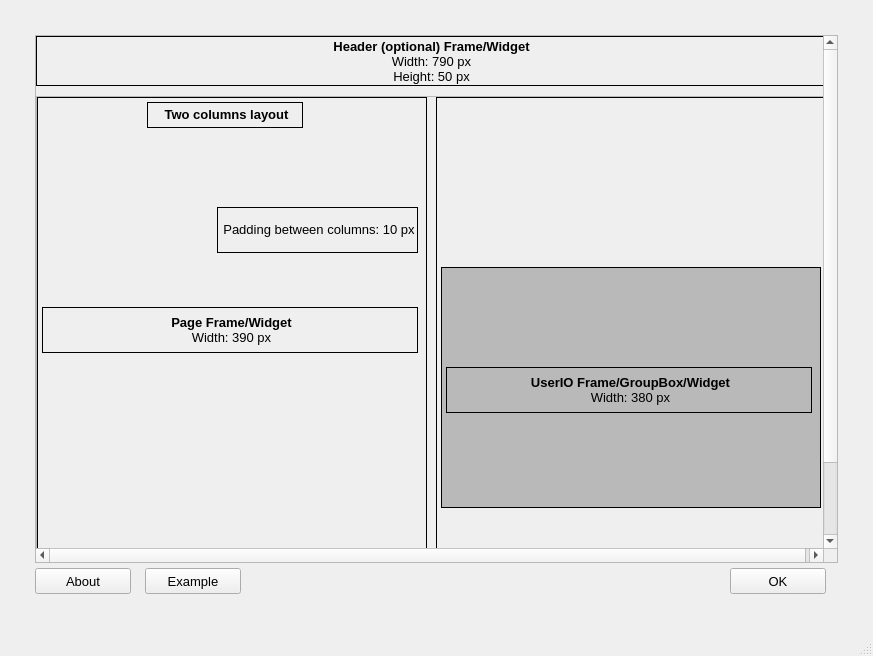
<?xml version="1.0" encoding="UTF-8"?>
<ui version="4.0">
 <class>MainWindow</class>
 <widget class="QMainWindow" name="MainWindow">
  <property name="geometry">
   <rect>
    <x>0</x>
    <y>0</y>
    <width>873</width>
    <height>656</height>
   </rect>
  </property>
  <property name="windowTitle">
   <string>MainWindow</string>
  </property>
  <widget class="QWidget" name="centralwidget">
   <layout class="QGridLayout" name="gridLayout">
    <property name="leftMargin">
     <number>35</number>
    </property>
    <property name="topMargin">
     <number>35</number>
    </property>
    <property name="rightMargin">
     <number>35</number>
    </property>
    <property name="bottomMargin">
     <number>35</number>
    </property>
    <property name="spacing">
     <number>0</number>
    </property>
    <item row="0" column="0">
     <widget class="QScrollArea" name="scrollArea">
      <property name="minimumSize">
       <size>
        <width>803</width>
        <height>501</height>
       </size>
      </property>
      <property name="maximumSize">
       <size>
        <width>803</width>
        <height>16777215</height>
       </size>
      </property>
      <property name="styleSheet">
       <string notr="true"/>
      </property>
      <property name="verticalScrollBarPolicy">
       <enum>Qt::ScrollBarAsNeeded</enum>
      </property>
      <property name="widgetResizable">
       <bool>true</bool>
      </property>
      <widget class="QWidget" name="scrollAreaWidgetContents">
       <property name="geometry">
        <rect>
         <x>0</x>
         <y>0</y>
         <width>801</width>
         <height>601</height>
        </rect>
       </property>
       <property name="minimumSize">
        <size>
         <width>791</width>
         <height>601</height>
        </size>
       </property>
       <property name="maximumSize">
        <size>
         <width>16777215</width>
         <height>601</height>
        </size>
       </property>
       <layout class="QVBoxLayout" name="verticalLayout_2">
        <property name="spacing">
         <number>0</number>
        </property>
        <property name="leftMargin">
         <number>0</number>
        </property>
        <property name="topMargin">
         <number>0</number>
        </property>
        <property name="rightMargin">
         <number>0</number>
        </property>
        <property name="bottomMargin">
         <number>0</number>
        </property>
        <item>
         <layout class="QVBoxLayout" name="verticalLayout">
          <property name="spacing">
           <number>10</number>
          </property>
          <item>
           <widget class="QWidget" name="widget" native="true">
            <property name="minimumSize">
             <size>
              <width>790</width>
              <height>50</height>
             </size>
            </property>
            <property name="maximumSize">
             <size>
              <width>790</width>
              <height>50</height>
             </size>
            </property>
            <property name="styleSheet">
             <string notr="true">QWidget{border: 1px solid black;}</string>
            </property>
            <widget class="QLabel" name="label_header">
             <property name="geometry">
              <rect>
               <x>270</x>
               <y>0</y>
               <width>251</width>
               <height>51</height>
              </rect>
             </property>
             <property name="minimumSize">
              <size>
               <width>0</width>
               <height>0</height>
              </size>
             </property>
             <property name="maximumSize">
              <size>
               <width>99999</width>
               <height>99999</height>
              </size>
             </property>
             <property name="styleSheet">
              <string notr="true">QLabel{border: 0px solid black;}</string>
             </property>
             <property name="text">
              <string>&lt;html&gt;&lt;head/&gt;&lt;body&gt;&lt;p&gt;&lt;span style=&quot; font-size:10pt; font-weight:600;&quot;&gt;Header (optional) Frame/Widget&lt;/span&gt;&lt;span style=&quot; font-size:10pt;&quot;&gt;&lt;br/&gt;Width: 790 px&lt;br/&gt;Height: 50 px&lt;/span&gt;&lt;/p&gt;&lt;/body&gt;&lt;/html&gt;</string>
             </property>
             <property name="alignment">
              <set>Qt::AlignCenter</set>
             </property>
            </widget>
           </widget>
          </item>
          <item>
           <widget class="QFrame" name="frame_content">
            <property name="minimumSize">
             <size>
              <width>791</width>
              <height>540</height>
             </size>
            </property>
            <property name="maximumSize">
             <size>
              <width>791</width>
              <height>540</height>
             </size>
            </property>
            <property name="frameShape">
             <enum>QFrame::StyledPanel</enum>
            </property>
            <property name="frameShadow">
             <enum>QFrame::Raised</enum>
            </property>
            <layout class="QGridLayout" name="gridLayout_2">
             <property name="leftMargin">
              <number>0</number>
             </property>
             <property name="topMargin">
              <number>0</number>
             </property>
             <property name="rightMargin">
              <number>0</number>
             </property>
             <property name="bottomMargin">
              <number>0</number>
             </property>
             <property name="spacing">
              <number>0</number>
             </property>
             <item row="1" column="3">
              <widget class="QFrame" name="frame">
               <property name="minimumSize">
                <size>
                 <width>390</width>
                 <height>540</height>
                </size>
               </property>
               <property name="maximumSize">
                <size>
                 <width>390</width>
                 <height>540</height>
                </size>
               </property>
               <property name="styleSheet">
                <string notr="true">QFrame{border:1px solid rgb(0, 0, 0);}QLabel{border: 0px solid rbg(0,0,0,0);}</string>
               </property>
               <property name="frameShape">
                <enum>QFrame::StyledPanel</enum>
               </property>
               <property name="frameShadow">
                <enum>QFrame::Raised</enum>
               </property>
               <widget class="QFrame" name="frame_3">
                <property name="geometry">
                 <rect>
                  <x>5</x>
                  <y>170</y>
                  <width>380</width>
                  <height>241</height>
                 </rect>
                </property>
                <property name="styleSheet">
                 <string notr="true">background-color: rgb(185, 185, 185);</string>
                </property>
                <property name="frameShape">
                 <enum>QFrame::StyledPanel</enum>
                </property>
                <property name="frameShadow">
                 <enum>QFrame::Raised</enum>
                </property>
                <widget class="QLabel" name="label_5">
                 <property name="geometry">
                  <rect>
                   <x>5</x>
                   <y>100</y>
                   <width>366</width>
                   <height>46</height>
                  </rect>
                 </property>
                 <property name="text">
                  <string>&lt;html&gt;&lt;head/&gt;&lt;body&gt;&lt;p align=&quot;center&quot;&gt;&lt;span style=&quot; font-size:10pt; font-weight:600;&quot;&gt;UserIO Frame/GroupBox/Widget&lt;br/&gt;&lt;/span&gt;&lt;span style=&quot; font-size:10pt;&quot;&gt;Width: 380 px&lt;/span&gt;&lt;/p&gt;&lt;/body&gt;&lt;/html&gt;</string>
                 </property>
                </widget>
               </widget>
               <widget class="QLabel" name="label_7">
                <property name="geometry">
                 <rect>
                  <x>115</x>
                  <y>570</y>
                  <width>156</width>
                  <height>26</height>
                 </rect>
                </property>
                <property name="text">
                 <string>&lt;html&gt;&lt;head/&gt;&lt;body&gt;&lt;p align=&quot;center&quot;&gt;&lt;span style=&quot; font-size:10pt;&quot;&gt;Extended area&lt;/span&gt;&lt;/p&gt;&lt;/body&gt;&lt;/html&gt;</string>
                </property>
               </widget>
              </widget>
             </item>
             <item row="1" column="1">
              <widget class="QFrame" name="frame_2">
               <property name="minimumSize">
                <size>
                 <width>390</width>
                 <height>540</height>
                </size>
               </property>
               <property name="maximumSize">
                <size>
                 <width>390</width>
                 <height>540</height>
                </size>
               </property>
               <property name="styleSheet">
                <string notr="true">QFrame{border:1px solid rgb(0, 0, 0);}QLabel{border: 0px solid rbg(0,0,0,0);}</string>
               </property>
               <property name="frameShape">
                <enum>QFrame::StyledPanel</enum>
               </property>
               <property name="frameShadow">
                <enum>QFrame::Raised</enum>
               </property>
               <widget class="QLabel" name="label_4">
                <property name="geometry">
                 <rect>
                  <x>110</x>
                  <y>5</y>
                  <width>156</width>
                  <height>26</height>
                 </rect>
                </property>
                <property name="text">
                 <string>&lt;html&gt;&lt;head/&gt;&lt;body&gt;&lt;p align=&quot;center&quot;&gt;&lt;span style=&quot; font-size:10pt; font-weight:600;&quot;&gt;Two columns layout&lt;/span&gt;&lt;/p&gt;&lt;/body&gt;&lt;/html&gt;</string>
                </property>
               </widget>
               <widget class="QLabel" name="label_2">
                <property name="geometry">
                 <rect>
                  <x>5</x>
                  <y>210</y>
                  <width>376</width>
                  <height>46</height>
                 </rect>
                </property>
                <property name="text">
                 <string>&lt;html&gt;&lt;head/&gt;&lt;body&gt;&lt;p align=&quot;center&quot;&gt;&lt;span style=&quot; font-size:10pt; font-weight:600;&quot;&gt;Page Frame/Widget&lt;br/&gt;&lt;/span&gt;&lt;span style=&quot; font-size:10pt;&quot;&gt;Width: 390 px&lt;/span&gt;&lt;/p&gt;&lt;/body&gt;&lt;/html&gt;</string>
                </property>
               </widget>
               <widget class="QLabel" name="label_3">
                <property name="geometry">
                 <rect>
                  <x>180</x>
                  <y>110</y>
                  <width>201</width>
                  <height>46</height>
                 </rect>
                </property>
                <property name="text">
                 <string>&lt;html&gt;&lt;head/&gt;&lt;body&gt;&lt;p align=&quot;center&quot;&gt;&lt;span style=&quot; font-size:10pt;&quot;&gt;Padding between columns: 10 px&lt;/span&gt;&lt;/p&gt;&lt;/body&gt;&lt;/html&gt;</string>
                </property>
               </widget>
               <widget class="QLabel" name="label_6">
                <property name="geometry">
                 <rect>
                  <x>110</x>
                  <y>570</y>
                  <width>156</width>
                  <height>26</height>
                 </rect>
                </property>
                <property name="text">
                 <string>&lt;html&gt;&lt;head/&gt;&lt;body&gt;&lt;p align=&quot;center&quot;&gt;&lt;span style=&quot; font-size:10pt;&quot;&gt;Extended area&lt;/span&gt;&lt;/p&gt;&lt;/body&gt;&lt;/html&gt;</string>
                </property>
               </widget>
              </widget>
             </item>
             <item row="1" column="2">
              <spacer name="horizontalSpacer">
               <property name="orientation">
                <enum>Qt::Horizontal</enum>
               </property>
               <property name="sizeHint" stdset="0">
                <size>
                 <width>40</width>
                 <height>20</height>
                </size>
               </property>
              </spacer>
             </item>
            </layout>
           </widget>
          </item>
         </layout>
        </item>
       </layout>
      </widget>
     </widget>
    </item>
    <item row="1" column="0">
     <widget class="QWidget" name="widget_control" native="true">
      <property name="minimumSize">
       <size>
        <width>791</width>
        <height>36</height>
       </size>
      </property>
      <property name="maximumSize">
       <size>
        <width>791</width>
        <height>36</height>
       </size>
      </property>
      <widget class="QPushButton" name="pushButton_ok">
       <property name="geometry">
        <rect>
         <x>695</x>
         <y>5</y>
         <width>96</width>
         <height>26</height>
        </rect>
       </property>
       <property name="font">
        <font>
         <pointsize>10</pointsize>
        </font>
       </property>
       <property name="toolTip">
        <string>Click to calculate.</string>
       </property>
       <property name="statusTip">
        <string>Click to calculate.</string>
       </property>
       <property name="text">
        <string>OK</string>
       </property>
       <property name="autoDefault">
        <bool>true</bool>
       </property>
      </widget>
      <widget class="QPushButton" name="pushButton_example">
       <property name="geometry">
        <rect>
         <x>110</x>
         <y>5</y>
         <width>96</width>
         <height>26</height>
        </rect>
       </property>
       <property name="font">
        <font>
         <pointsize>10</pointsize>
        </font>
       </property>
       <property name="toolTip">
        <string>Click to show example input parameters.</string>
       </property>
       <property name="statusTip">
        <string>Click to show example input parameters.</string>
       </property>
       <property name="text">
        <string>Example</string>
       </property>
       <property name="autoDefault">
        <bool>true</bool>
       </property>
      </widget>
      <widget class="QPushButton" name="pushButton_about">
       <property name="geometry">
        <rect>
         <x>0</x>
         <y>5</y>
         <width>96</width>
         <height>26</height>
        </rect>
       </property>
       <property name="font">
        <font>
         <pointsize>10</pointsize>
        </font>
       </property>
       <property name="toolTip">
        <string>Click to show information about this tool.</string>
       </property>
       <property name="statusTip">
        <string>Click to show information about this tool.</string>
       </property>
       <property name="text">
        <string>About</string>
       </property>
      </widget>
     </widget>
    </item>
   </layout>
  </widget>
  <widget class="QMenuBar" name="menubar">
   <property name="geometry">
    <rect>
     <x>0</x>
     <y>0</y>
     <width>873</width>
     <height>22</height>
    </rect>
   </property>
  </widget>
  <widget class="QStatusBar" name="statusbar"/>
 </widget>
 <resources/>
 <connections/>
</ui>
